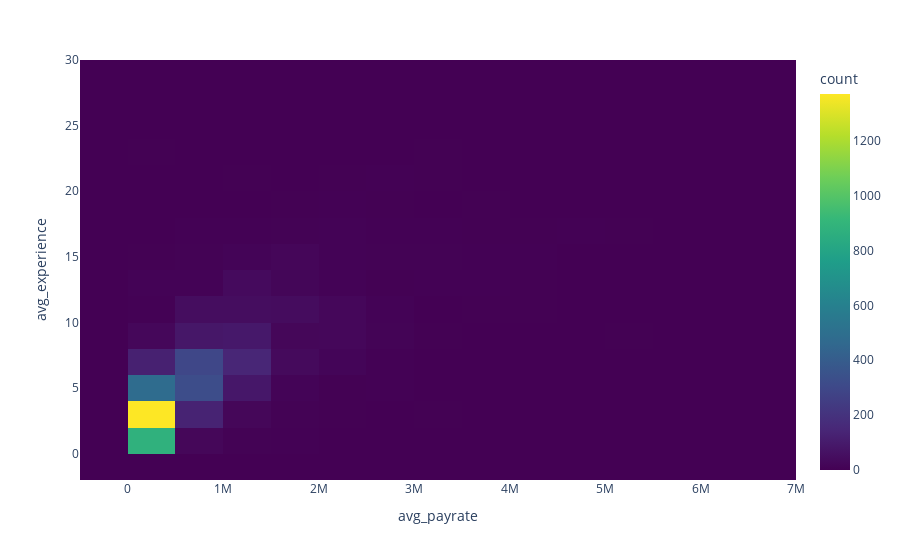

Notebook cell for this chart:
### Markdown cell above
Correlation For Numerical Features

### Code cell
#px.density_heatmap()

### Figure 1 — Plotly figure (JSON) as saved in the notebook; plotly's stock layout.template omitted (floating-point values rounded to 4 significant figures; data arrays with more than 128 entries replaced by an {"elided": "..."} marker saying what was removed)
{"data": [{"coloraxis": "coloraxis", "hovertemplate": "avg_payrate=%{x}<br>avg_experience=%{y}<br>count=%{z}<extra></extra>", "name": "", "nbinsx": 20, "nbinsy": 20, "type": "histogram2d", "x": {"elided": "22000 float values"}, "xaxis": "x", "xbingroup": "x", "y": {"elided": "22000 float values"}, "yaxis": "y", "ybingroup": "y"}], "layout": {"coloraxis": {"colorbar": {"title": {"text": "count"}}, "colorscale": [[0, "#440154"], [0.1111, "#482878"], [0.2222, "#3e4989"], [0.3333, "#31688e"], [0.4444, "#26828e"], [0.5556, "#1f9e89"], [0.6667, "#35b779"], [0.7778, "#6ece58"], [0.8889, "#b5de2b"], [1, "#fde725"]]}, "legend": {"tracegroupgap": 0}, "margin": {"t": 60}, "xaxis": {"anchor": "y", "domain": [0, 1], "title": {"text": "avg_payrate"}}, "yaxis": {"anchor": "x", "domain": [0, 1], "title": {"text": "avg_experience"}}}}
